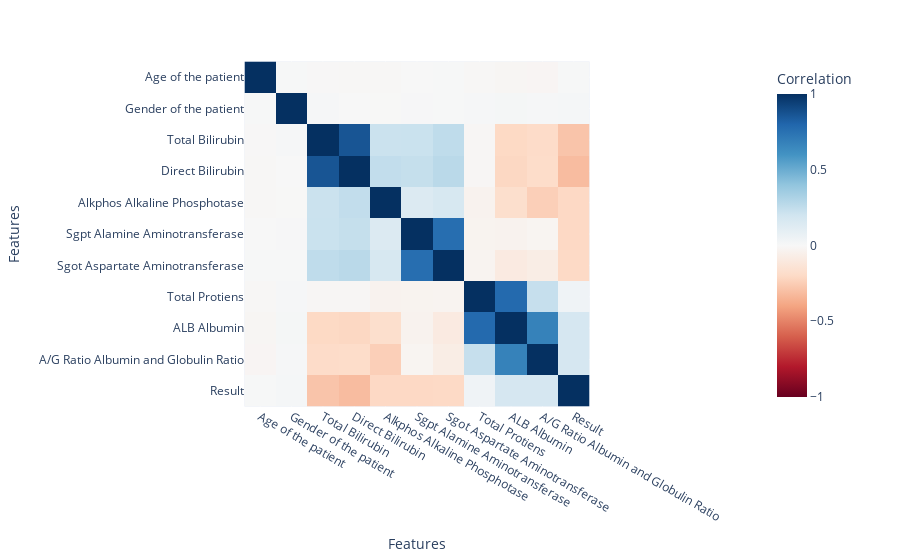

The code cell stored with this chart in its notebook:
### Code cell
import pandas as pd
import plotly.express as px

# Load the dataset
df = pd.read_csv('pd.csv')

# Drop any rows with missing values
df.dropna(inplace=True)

# Compute the correlation matrix
corr_matrix = df.corr()

# Create a heatmap of the correlation matrix using Plotly
fig = px.imshow(corr_matrix.values,
                x=corr_matrix.columns,
                y=corr_matrix.index,
                labels=dict(x="Features", y="Features", color="Correlation"),
                color_continuous_scale='RdBu',
                zmin=-1,
                zmax=1)
fig.show()

# Select the top N correlated features with the target variable
N = 5
target_variable = 'Result'
top_features = corr_matrix.nlargest(N, target_variable)[target_variable].index

# Create a new dataset with only the selected features
new_df = df[top_features]

### Figure 1 — Plotly figure (JSON) as saved in the notebook; plotly's stock layout.template omitted (floating-point values rounded to 4 significant figures)
{"data": [{"coloraxis": "coloraxis", "hovertemplate": "Features: %{x}<br>Features: %{y}<br>Correlation: %{z}<extra></extra>", "name": "0", "type": "heatmap", "x": ["Age of the patient", "Gender of the patient", "Total Bilirubin", "Direct Bilirubin", "Alkphos Alkaline Phosphotase", "Sgpt Alamine Aminotransferase", "Sgot Aspartate Aminotransferase", "Total Protiens", "ALB Albumin", "A/G Ratio Albumin and Globulin Ratio", "Result"], "xaxis": "x", "y": ["Age of the patient", "Gender of the patient", "Total Bilirubin", "Direct Bilirubin", "Alkphos Alkaline Phosphotase", "Sgpt Alamine Aminotransferase", "Sgot Aspartate Aminotransferase", "Total Protiens", "ALB Albumin", "A/G Ratio Albumin and Globulin Ratio", "Result"], "yaxis": "y", "z": [[1, 0.004272, -0.005493, -0.008474, -0.006406, 0.001135, 0.002657, -0.00746, -0.01598, -0.01844, 0.003046], [0.004272, 1, 0.008693, 0.001656, -0.002552, 0.005977, 0.00307, 0.01128, 0.01605, 0.01241, 0.01405], [-0.005493, 0.008693, 1, 0.8643, 0.2205, 0.2218, 0.2587, -0.01178, -0.2044, -0.1914, -0.2841], [-0.008474, 0.001656, 0.8643, 1, 0.2479, 0.2394, 0.2741, -0.01093, -0.2123, -0.1887, -0.314], [-0.006406, -0.002552, 0.2205, 0.2479, 1, 0.142, 0.1678, -0.0358, -0.1739, -0.2435, -0.2056], [0.001135, 0.005977, 0.2218, 0.2394, 0.142, 1, 0.7661, -0.03179, -0.03782, -0.02448, -0.2064], [0.002657, 0.00307, 0.2587, 0.2741, 0.1678, 0.7661, 1, -0.03053, -0.09023, -0.07388, -0.2023], [-0.00746, 0.01128, -0.01178, -0.01093, -0.0358, -0.03179, -0.03053, 1, 0.7802, 0.2364, 0.04114], [-0.01598, 0.01605, -0.2044, -0.2123, -0.1739, -0.03782, -0.09023, 0.7802, 1, 0.6758, 0.1747], [-0.01844, 0.01241, -0.1914, -0.1887, -0.2435, -0.02448, -0.07388, 0.2364, 0.6758, 1, 0.1741], [0.003046, 0.01405, -0.2841, -0.314, -0.2056, -0.2064, -0.2023, 0.04114, 0.1747, 0.1741, 1]]}], "layout": {"coloraxis": {"cmax": 1, "cmin": -1, "colorbar": {"title": {"text": "Correlation"}}, "colorscale": [[0, "rgb(103,0,31)"], [0.1, "rgb(178,24,43)"], [0.2, "rgb(214,96,77)"], [0.3, "rgb(244,165,130)"], [0.4, "rgb(253,219,199)"], [0.5, "rgb(247,247,247)"], [0.6, "rgb(209,229,240)"], [0.7, "rgb(146,197,222)"], [0.8, "rgb(67,147,195)"], [0.9, "rgb(33,102,172)"], [1, "rgb(5,48,97)"]]}, "margin": {"t": 60}, "xaxis": {"anchor": "y", "constrain": "domain", "domain": [0, 1], "scaleanchor": "y", "title": {"text": "Features"}}, "yaxis": {"anchor": "x", "autorange": "reversed", "constrain": "domain", "domain": [0, 1], "title": {"text": "Features"}}}}
